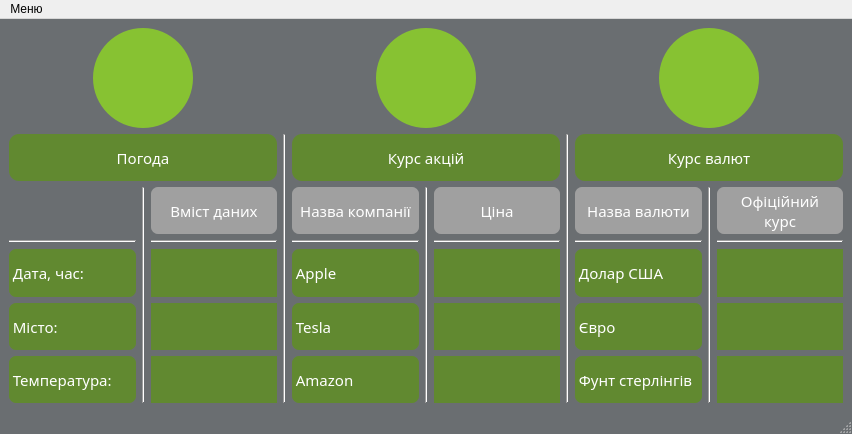
<?xml version="1.0" encoding="UTF-8"?>
<ui version="4.0">
 <class>ClientWindow</class>
 <widget class="QMainWindow" name="ClientWindow">
  <property name="geometry">
   <rect>
    <x>0</x>
    <y>0</y>
    <width>852</width>
    <height>434</height>
   </rect>
  </property>
  <property name="windowTitle">
   <string>ClientWindow</string>
  </property>
  <property name="styleSheet">
   <string notr="true">QMainWindow{
	background-color: rgb(106, 110, 113);
}</string>
  </property>
  <widget class="QWidget" name="centralwidget">
   <layout class="QGridLayout" name="gridLayout">
    <item row="0" column="0">
     <layout class="QGridLayout" name="gridLayout_2">
      <item row="1" column="2">
       <layout class="QGridLayout" name="gridLayout_6">
        <item row="3" column="0">
         <widget class="QLabel" name="label_4">
          <property name="minimumSize">
           <size>
            <width>100</width>
            <height>0</height>
           </size>
          </property>
          <property name="font">
           <font>
            <family>Yu Gothic UI Semilight</family>
            <pointsize>11</pointsize>
           </font>
          </property>
          <property name="styleSheet">
           <string notr="true">QLabel{
	background-color: rgb(97, 137, 48);
	color: white;
    border-radius: 7px;
}</string>
          </property>
          <property name="text">
           <string> Apple</string>
          </property>
         </widget>
        </item>
        <item row="1" column="1" rowspan="5">
         <widget class="Line" name="line_2">
          <property name="orientation">
           <enum>Qt::Vertical</enum>
          </property>
         </widget>
        </item>
        <item row="4" column="0">
         <widget class="QLabel" name="label_5">
          <property name="minimumSize">
           <size>
            <width>100</width>
            <height>0</height>
           </size>
          </property>
          <property name="font">
           <font>
            <family>Yu Gothic UI Semilight</family>
            <pointsize>11</pointsize>
           </font>
          </property>
          <property name="styleSheet">
           <string notr="true">QLabel{
	background-color: rgb(97, 137, 48);
	color: white;
    border-radius: 7px;
}</string>
          </property>
          <property name="text">
           <string> Tesla</string>
          </property>
         </widget>
        </item>
        <item row="1" column="0">
         <widget class="QLabel" name="label_19">
          <property name="minimumSize">
           <size>
            <width>110</width>
            <height>0</height>
           </size>
          </property>
          <property name="font">
           <font>
            <family>Yu Gothic UI Semilight</family>
            <pointsize>11</pointsize>
           </font>
          </property>
          <property name="styleSheet">
           <string notr="true">QLabel{
	background-color: rgb(160, 160, 160);
	color: rgb(255, 255, 255);
    border-radius: 7px;
}</string>
          </property>
          <property name="text">
           <string>Назва компанії</string>
          </property>
          <property name="alignment">
           <set>Qt::AlignCenter</set>
          </property>
         </widget>
        </item>
        <item row="5" column="0">
         <widget class="QLabel" name="label_6">
          <property name="minimumSize">
           <size>
            <width>100</width>
            <height>0</height>
           </size>
          </property>
          <property name="font">
           <font>
            <family>Yu Gothic UI Semilight</family>
            <pointsize>11</pointsize>
           </font>
          </property>
          <property name="styleSheet">
           <string notr="true">QLabel{
	background-color: rgb(97, 137, 48);
	color: white;
    border-radius: 7px;
}</string>
          </property>
          <property name="text">
           <string> Amazon</string>
          </property>
         </widget>
        </item>
        <item row="1" column="2">
         <widget class="QLabel" name="label_20">
          <property name="font">
           <font>
            <family>Yu Gothic UI Semilight</family>
            <pointsize>11</pointsize>
           </font>
          </property>
          <property name="styleSheet">
           <string notr="true">QLabel{
	background-color: rgb(160, 160, 160);
	color: rgb(255, 255, 255);
    border-radius: 7px;
}</string>
          </property>
          <property name="text">
           <string>Ціна</string>
          </property>
          <property name="alignment">
           <set>Qt::AlignCenter</set>
          </property>
         </widget>
        </item>
        <item row="0" column="0" colspan="3">
         <widget class="QLabel" name="label_9">
          <property name="font">
           <font>
            <family>Yu Gothic UI Semilight</family>
            <pointsize>11</pointsize>
           </font>
          </property>
          <property name="styleSheet">
           <string notr="true">QLabel{
	background-color: rgb(97, 137, 48);
	color: rgb(255, 255, 255);
	border-radius: 10px;
}</string>
          </property>
          <property name="text">
           <string>Курс акцій</string>
          </property>
          <property name="alignment">
           <set>Qt::AlignCenter</set>
          </property>
         </widget>
        </item>
        <item row="5" column="2">
         <widget class="QLabel" name="amazonLabel">
          <property name="minimumSize">
           <size>
            <width>100</width>
            <height>0</height>
           </size>
          </property>
          <property name="font">
           <font>
            <family>Yu Gothic UI Semilight</family>
            <pointsize>11</pointsize>
           </font>
          </property>
          <property name="styleSheet">
           <string notr="true">QLabel{
	background-color: rgb(97, 137, 48);
	color: rgb(255, 255, 255);
    /*border-radius: 10px;*/
}</string>
          </property>
          <property name="text">
           <string/>
          </property>
          <property name="alignment">
           <set>Qt::AlignCenter</set>
          </property>
         </widget>
        </item>
        <item row="3" column="2">
         <widget class="QLabel" name="appleLabel">
          <property name="minimumSize">
           <size>
            <width>100</width>
            <height>0</height>
           </size>
          </property>
          <property name="font">
           <font>
            <family>Yu Gothic UI Semilight</family>
            <pointsize>11</pointsize>
           </font>
          </property>
          <property name="styleSheet">
           <string notr="true">QLabel{
	background-color: rgb(97, 137, 48);
	color: rgb(255, 255, 255);
    /*border-radius: 10px;*/
}</string>
          </property>
          <property name="text">
           <string/>
          </property>
          <property name="alignment">
           <set>Qt::AlignCenter</set>
          </property>
         </widget>
        </item>
        <item row="4" column="2">
         <widget class="QLabel" name="teslaLabel">
          <property name="minimumSize">
           <size>
            <width>100</width>
            <height>0</height>
           </size>
          </property>
          <property name="font">
           <font>
            <family>Yu Gothic UI Semilight</family>
            <pointsize>11</pointsize>
           </font>
          </property>
          <property name="styleSheet">
           <string notr="true">QLabel{
	background-color: rgb(97, 137, 48);
	color: rgb(255, 255, 255);
    /*border-radius: 10px;*/
}</string>
          </property>
          <property name="text">
           <string/>
          </property>
          <property name="alignment">
           <set>Qt::AlignCenter</set>
          </property>
         </widget>
        </item>
        <item row="2" column="0">
         <widget class="Line" name="line_6">
          <property name="orientation">
           <enum>Qt::Horizontal</enum>
          </property>
         </widget>
        </item>
        <item row="2" column="2">
         <widget class="Line" name="line_7">
          <property name="orientation">
           <enum>Qt::Horizontal</enum>
          </property>
         </widget>
        </item>
       </layout>
      </item>
      <item row="0" column="4" alignment="Qt::AlignHCenter">
       <widget class="QPushButton" name="pushButton_2">
        <property name="minimumSize">
         <size>
          <width>100</width>
          <height>100</height>
         </size>
        </property>
        <property name="maximumSize">
         <size>
          <width>100</width>
          <height>100</height>
         </size>
        </property>
        <property name="styleSheet">
         <string notr="true">QPushButton {
   background-color: rgb(135, 194, 50);
   border: 5px #000000;
   padding: 7px;
   border-radius: 50px;
border-image:  url(:money.ico);
}
</string>
        </property>
        <property name="text">
         <string/>
        </property>
       </widget>
      </item>
      <item row="0" column="0" alignment="Qt::AlignHCenter">
       <widget class="QPushButton" name="weatherButton">
        <property name="minimumSize">
         <size>
          <width>100</width>
          <height>100</height>
         </size>
        </property>
        <property name="maximumSize">
         <size>
          <width>100</width>
          <height>100</height>
         </size>
        </property>
        <property name="styleSheet">
         <string notr="true">QPushButton {
	background-color: rgb(135, 194, 50);
    border: 5px #000000;
    padding: 5px;
    border-radius: 50px;
	border-image:  url(:weather.ico);

}
</string>
        </property>
        <property name="text">
         <string/>
        </property>
       </widget>
      </item>
      <item row="1" column="4">
       <layout class="QGridLayout" name="gridLayout_5">
        <item row="3" column="2">
         <widget class="QLabel" name="dollarLabel">
          <property name="minimumSize">
           <size>
            <width>100</width>
            <height>0</height>
           </size>
          </property>
          <property name="font">
           <font>
            <family>Yu Gothic UI Semilight</family>
            <pointsize>11</pointsize>
           </font>
          </property>
          <property name="styleSheet">
           <string notr="true">QLabel{
	background-color: rgb(97, 137, 48);
	color: rgb(255, 255, 255);
    /*border-radius: 10px;*/
}</string>
          </property>
          <property name="text">
           <string/>
          </property>
          <property name="alignment">
           <set>Qt::AlignCenter</set>
          </property>
         </widget>
        </item>
        <item row="0" column="0" colspan="3">
         <widget class="QLabel" name="label_13">
          <property name="font">
           <font>
            <family>Yu Gothic UI Semilight</family>
            <pointsize>11</pointsize>
           </font>
          </property>
          <property name="styleSheet">
           <string notr="true">QLabel{
	background-color: rgb(97, 137, 48);
	color: rgb(255, 255, 255);
	border-radius: 10px;
}</string>
          </property>
          <property name="text">
           <string>Курс валют</string>
          </property>
          <property name="alignment">
           <set>Qt::AlignCenter</set>
          </property>
         </widget>
        </item>
        <item row="4" column="2">
         <widget class="QLabel" name="euroLabel">
          <property name="minimumSize">
           <size>
            <width>100</width>
            <height>0</height>
           </size>
          </property>
          <property name="font">
           <font>
            <family>Yu Gothic UI Semilight</family>
            <pointsize>11</pointsize>
           </font>
          </property>
          <property name="styleSheet">
           <string notr="true">QLabel{
	background-color: rgb(97, 137, 48);
	color: rgb(255, 255, 255);
    /*border-radius: 10px;*/
}</string>
          </property>
          <property name="text">
           <string/>
          </property>
          <property name="alignment">
           <set>Qt::AlignCenter</set>
          </property>
         </widget>
        </item>
        <item row="4" column="0">
         <widget class="QLabel" name="label_14">
          <property name="minimumSize">
           <size>
            <width>100</width>
            <height>0</height>
           </size>
          </property>
          <property name="font">
           <font>
            <family>Yu Gothic UI Semilight</family>
            <pointsize>11</pointsize>
           </font>
          </property>
          <property name="styleSheet">
           <string notr="true">QLabel{
	background-color: rgb(97, 137, 48);
	color: white;
    border-radius: 7px;
}</string>
          </property>
          <property name="text">
           <string> Євро</string>
          </property>
         </widget>
        </item>
        <item row="3" column="0">
         <widget class="QLabel" name="label_12">
          <property name="minimumSize">
           <size>
            <width>100</width>
            <height>0</height>
           </size>
          </property>
          <property name="font">
           <font>
            <family>Yu Gothic UI Semilight</family>
            <pointsize>11</pointsize>
           </font>
          </property>
          <property name="styleSheet">
           <string notr="true">QLabel{
	background-color: rgb(97, 137, 48);
	color: white;
    border-radius: 7px;
}</string>
          </property>
          <property name="text">
           <string> Долар США</string>
          </property>
         </widget>
        </item>
        <item row="1" column="0">
         <widget class="QLabel" name="label_18">
          <property name="minimumSize">
           <size>
            <width>120</width>
            <height>0</height>
           </size>
          </property>
          <property name="font">
           <font>
            <family>Yu Gothic UI Semilight</family>
            <pointsize>11</pointsize>
           </font>
          </property>
          <property name="styleSheet">
           <string notr="true">QLabel{
	background-color: rgb(160, 160, 160);
	color: rgb(255, 255, 255);
    border-radius: 7px;
}</string>
          </property>
          <property name="text">
           <string>Назва валюти</string>
          </property>
          <property name="alignment">
           <set>Qt::AlignCenter</set>
          </property>
         </widget>
        </item>
        <item row="5" column="0">
         <widget class="QLabel" name="label_16">
          <property name="minimumSize">
           <size>
            <width>100</width>
            <height>0</height>
           </size>
          </property>
          <property name="font">
           <font>
            <family>Yu Gothic UI Semilight</family>
            <pointsize>11</pointsize>
           </font>
          </property>
          <property name="styleSheet">
           <string notr="true">QLabel{
	background-color: rgb(97, 137, 48);
	color: white;
    border-radius: 7px;
}</string>
          </property>
          <property name="text">
           <string> Фунт стерлінгів</string>
          </property>
         </widget>
        </item>
        <item row="1" column="2">
         <widget class="QLabel" name="label_21">
          <property name="font">
           <font>
            <family>Yu Gothic UI Semilight</family>
            <pointsize>11</pointsize>
           </font>
          </property>
          <property name="styleSheet">
           <string notr="true">QLabel{
	background-color: rgb(160, 160, 160);
	color: rgb(255, 255, 255);
    border-radius: 7px;
}</string>
          </property>
          <property name="text">
           <string>Офіційний
курс</string>
          </property>
          <property name="alignment">
           <set>Qt::AlignCenter</set>
          </property>
         </widget>
        </item>
        <item row="1" column="1" rowspan="5">
         <widget class="Line" name="line_3">
          <property name="orientation">
           <enum>Qt::Vertical</enum>
          </property>
         </widget>
        </item>
        <item row="5" column="2">
         <widget class="QLabel" name="poundLabel">
          <property name="minimumSize">
           <size>
            <width>100</width>
            <height>0</height>
           </size>
          </property>
          <property name="font">
           <font>
            <family>Yu Gothic UI Semilight</family>
            <pointsize>11</pointsize>
           </font>
          </property>
          <property name="styleSheet">
           <string notr="true">QLabel{
	background-color: rgb(97, 137, 48);
	color: rgb(255, 255, 255);
    /*border-radius: 10px;*/
}</string>
          </property>
          <property name="text">
           <string/>
          </property>
          <property name="alignment">
           <set>Qt::AlignCenter</set>
          </property>
         </widget>
        </item>
        <item row="2" column="0">
         <widget class="Line" name="line_8">
          <property name="orientation">
           <enum>Qt::Horizontal</enum>
          </property>
         </widget>
        </item>
        <item row="2" column="2">
         <widget class="Line" name="line_9">
          <property name="orientation">
           <enum>Qt::Horizontal</enum>
          </property>
         </widget>
        </item>
       </layout>
      </item>
      <item row="0" column="2" alignment="Qt::AlignHCenter">
       <widget class="QPushButton" name="pushButton_4">
        <property name="minimumSize">
         <size>
          <width>100</width>
          <height>100</height>
         </size>
        </property>
        <property name="maximumSize">
         <size>
          <width>100</width>
          <height>100</height>
         </size>
        </property>
        <property name="styleSheet">
         <string notr="true">QPushButton {
   background-color: rgb(135, 194, 50);
   border: 5px #000000;
   padding: 5px;
   border-radius: 50px;
   border-image:  url(:stocks.ico);
}

</string>
        </property>
        <property name="text">
         <string/>
        </property>
       </widget>
      </item>
      <item row="1" column="0">
       <layout class="QGridLayout" name="gridLayout_3">
        <item row="3" column="0">
         <widget class="QLabel" name="label_3">
          <property name="font">
           <font>
            <family>Yu Gothic UI Semilight</family>
            <pointsize>11</pointsize>
           </font>
          </property>
          <property name="styleSheet">
           <string notr="true">QLabel{
	background-color: rgb(97, 137, 48);
	color: white;
    border-radius: 7px;
}</string>
          </property>
          <property name="text">
           <string> Дата, час:</string>
          </property>
         </widget>
        </item>
        <item row="0" column="0" colspan="3">
         <widget class="QLabel" name="label_11">
          <property name="font">
           <font>
            <family>Yu Gothic UI Semilight</family>
            <pointsize>11</pointsize>
           </font>
          </property>
          <property name="styleSheet">
           <string notr="true">QLabel{
	background-color: rgb(97, 137, 48);
	color: rgb(255, 255, 255);
	border-radius: 10px;
}</string>
          </property>
          <property name="text">
           <string>Погода</string>
          </property>
          <property name="alignment">
           <set>Qt::AlignCenter</set>
          </property>
         </widget>
        </item>
        <item row="5" column="0">
         <widget class="QLabel" name="label_2">
          <property name="minimumSize">
           <size>
            <width>100</width>
            <height>0</height>
           </size>
          </property>
          <property name="font">
           <font>
            <family>Yu Gothic UI Semilight</family>
            <pointsize>11</pointsize>
           </font>
          </property>
          <property name="styleSheet">
           <string notr="true">QLabel{
	background-color: rgb(97, 137, 48);
	color: white;
    border-radius: 7px;
}</string>
          </property>
          <property name="text">
           <string> Температура:</string>
          </property>
         </widget>
        </item>
        <item row="4" column="0">
         <widget class="QLabel" name="label">
          <property name="font">
           <font>
            <family>Yu Gothic UI Semilight</family>
            <pointsize>11</pointsize>
           </font>
          </property>
          <property name="styleSheet">
           <string notr="true">QLabel{
	background-color: rgb(97, 137, 48);
	color: white;
    border-radius: 7px;
}</string>
          </property>
          <property name="text">
           <string> Місто:</string>
          </property>
         </widget>
        </item>
        <item row="5" column="2">
         <widget class="QLabel" name="tempLabel">
          <property name="minimumSize">
           <size>
            <width>100</width>
            <height>0</height>
           </size>
          </property>
          <property name="font">
           <font>
            <family>Yu Gothic UI Semilight</family>
            <pointsize>11</pointsize>
           </font>
          </property>
          <property name="styleSheet">
           <string notr="true">QLabel{
	background-color: rgb(97, 137, 48);
	color: rgb(255, 255, 255);
    /*border-radius: 10px;*/
}</string>
          </property>
          <property name="text">
           <string/>
          </property>
          <property name="alignment">
           <set>Qt::AlignCenter</set>
          </property>
         </widget>
        </item>
        <item row="3" column="2">
         <widget class="QLabel" name="dateTimeLabel">
          <property name="minimumSize">
           <size>
            <width>100</width>
            <height>0</height>
           </size>
          </property>
          <property name="font">
           <font>
            <family>Yu Gothic UI Semilight</family>
            <pointsize>11</pointsize>
           </font>
          </property>
          <property name="styleSheet">
           <string notr="true">QLabel{
	background-color: rgb(97, 137, 48);
	color: rgb(255, 255, 255);
    /*border-radius: 10px;*/
}</string>
          </property>
          <property name="text">
           <string/>
          </property>
          <property name="alignment">
           <set>Qt::AlignCenter</set>
          </property>
         </widget>
        </item>
        <item row="1" column="2">
         <widget class="QLabel" name="label_7">
          <property name="font">
           <font>
            <family>Yu Gothic UI Semilight</family>
            <pointsize>11</pointsize>
           </font>
          </property>
          <property name="styleSheet">
           <string notr="true">QLabel{
	background-color: rgb(160, 160, 160);
	color: rgb(255, 255, 255);
    border-radius: 7px;
}</string>
          </property>
          <property name="text">
           <string>Вміст даних</string>
          </property>
          <property name="alignment">
           <set>Qt::AlignCenter</set>
          </property>
         </widget>
        </item>
        <item row="4" column="2">
         <widget class="QLabel" name="cityLabel">
          <property name="minimumSize">
           <size>
            <width>100</width>
            <height>0</height>
           </size>
          </property>
          <property name="font">
           <font>
            <family>Yu Gothic UI Semilight</family>
            <pointsize>11</pointsize>
           </font>
          </property>
          <property name="styleSheet">
           <string notr="true">QLabel{
	background-color: rgb(97, 137, 48);
	color: rgb(255, 255, 255);
    /*border-radius: 10px;*/
}</string>
          </property>
          <property name="text">
           <string/>
          </property>
          <property name="alignment">
           <set>Qt::AlignCenter</set>
          </property>
         </widget>
        </item>
        <item row="2" column="0">
         <widget class="Line" name="line_4">
          <property name="orientation">
           <enum>Qt::Horizontal</enum>
          </property>
         </widget>
        </item>
        <item row="2" column="2">
         <widget class="Line" name="line_5">
          <property name="orientation">
           <enum>Qt::Horizontal</enum>
          </property>
         </widget>
        </item>
        <item row="1" column="1" rowspan="5">
         <widget class="Line" name="line">
          <property name="orientation">
           <enum>Qt::Vertical</enum>
          </property>
         </widget>
        </item>
       </layout>
      </item>
      <item row="1" column="1">
       <widget class="Line" name="line_10">
        <property name="orientation">
         <enum>Qt::Vertical</enum>
        </property>
       </widget>
      </item>
      <item row="1" column="3">
       <widget class="Line" name="line_11">
        <property name="orientation">
         <enum>Qt::Vertical</enum>
        </property>
       </widget>
      </item>
     </layout>
    </item>
   </layout>
  </widget>
  <widget class="QMenuBar" name="menubar">
   <property name="geometry">
    <rect>
     <x>0</x>
     <y>0</y>
     <width>852</width>
     <height>22</height>
    </rect>
   </property>
   <widget class="QMenu" name="menu">
    <property name="title">
     <string>Меню</string>
    </property>
    <addaction name="subsWeatherAction"/>
    <addaction name="subsStocksAction"/>
    <addaction name="subsValAction"/>
    <addaction name="separator"/>
    <addaction name="unsubsWeatherAction"/>
    <addaction name="unsubsStocksAction"/>
    <addaction name="undubsValAction"/>
   </widget>
   <addaction name="menu"/>
  </widget>
  <widget class="QStatusBar" name="statusbar"/>
  <action name="subsWeatherAction">
   <property name="text">
    <string>Підписатись на погоду</string>
   </property>
  </action>
  <action name="subsStocksAction">
   <property name="text">
    <string>Підписатись на курс акцій</string>
   </property>
  </action>
  <action name="subsValAction">
   <property name="text">
    <string>Підписатись на курс валют</string>
   </property>
  </action>
  <action name="unsubsWeatherAction">
   <property name="text">
    <string>Відписатись від погоди</string>
   </property>
  </action>
  <action name="unsubsStocksAction">
   <property name="text">
    <string>Відписатись від курсу акцій</string>
   </property>
  </action>
  <action name="undubsValAction">
   <property name="text">
    <string>Відписатись від курсу валют</string>
   </property>
  </action>
 </widget>
 <resources/>
 <connections/>
</ui>
